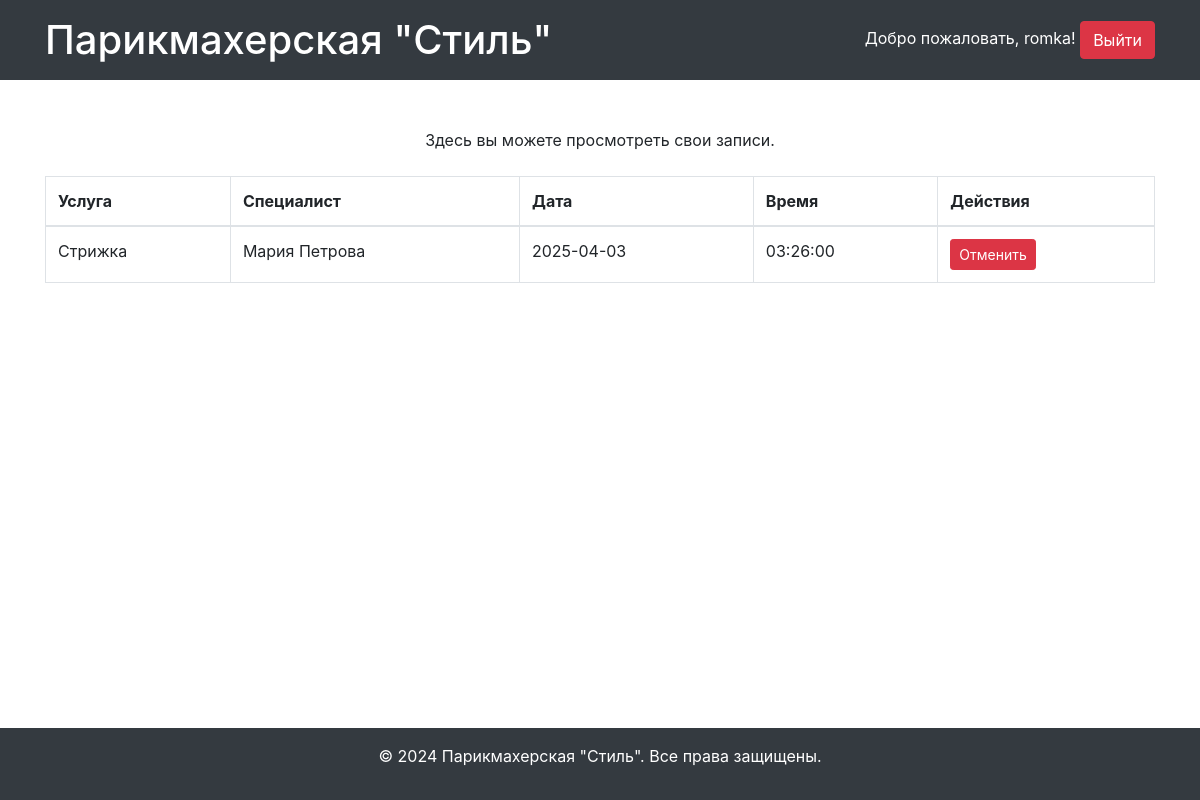
/user_dashboard.php (signed in), run on the app's committed database.
### tables this page shows
CREATE TABLE `users` (
  `user_id` int(11) NOT NULL,
  `name` varchar(255) NOT NULL,
  `login` varchar(255) NOT NULL,
  `password` varchar(255) NOT NULL,
  `photo_file` varchar(255) DEFAULT NULL,
  `role_id` int(11) NOT NULL,
  `active` tinyint(1) DEFAULT '1'
);

CREATE TABLE `appointments` (
  `appointment_id` int(11) NOT NULL,
  `user_id` int(11) NOT NULL,
  `specialist_id` int(11) NOT NULL,
  `service_id` int(11) NOT NULL,
  `date` date NOT NULL,
  `time` time NOT NULL,
  `status_id` int(11) NOT NULL
);

CREATE TABLE `services` (
  `service_id` int(11) NOT NULL,
  `service_name` varchar(255) NOT NULL,
  `price` decimal(10,2) NOT NULL,
  `duration` int(11) NOT NULL COMMENT 'Длительность услуги в минутах',
  `specialist_id` int(11) DEFAULT NULL
);

CREATE TABLE `specialists` (
  `specialist_id` int(11) NOT NULL,
  `name` varchar(255) NOT NULL,
  `expertise` varchar(255) DEFAULT NULL
);

### user_dashboard.php (the view, shortened to what this page needs)
<?php
require_once 'database.php';
$user_id = $_SESSION['user_id'];
$query = $conn->prepare("SELECT name FROM users WHERE user_id = ?");
$query->bind_param("i", $user_id);
$query->execute();
$query->store_result();
$query->bind_result($user_name);
$user_id = $_SESSION['user_id'];
$query = "
    SELECT
        appointments.appointment_id,
        appointments.date,
        appointments.time,
        specialists.name AS specialist_name,
        services.service_name AS service_name
    FROM appointments
    JOIN specialists ON appointments.specialist_id = specialists.specialist_id
    JOIN services ON appointments.service_id = services.service_id
    WHERE appointments.user_id = ?
";
$stmt = $conn->prepare($query);
$stmt->bind_param("i", $user_id);
$stmt->execute();
$result = $stmt->get_result();
$appointments = [];
if ($result->num_rows > 0) {
    while ($row = $result->fetch_assoc()) {
        $appointments[] = $row;
    }
}
?>
<!DOCTYPE html>
<html lang="ru">
<head>
    <link rel="stylesheet" href="https://stackpath.bootstrapcdn.com/bootstrap/4.5.2/css/bootstrap.min.css">
</head>
<body>
    <header class="bg-dark text-white py-3">
        <div class="container d-flex justify-content-between align-items-center">
            <a href="index.php" class="text-decoration-none text-white">
                <h1 class="fs-4 mb-0">Парикмахерская "Стиль"</h1>
            </a>
            <div>
                <span>Добро пожаловать, <?= htmlspecialchars($user_name); ?>!</span>
                <a href="logout.php" class="btn btn-danger">Выйти</a>
            </div>
        </div>
    </header>
    <main class="container mt-5">
        <p class="text-center">Здесь вы можете просмотреть свои записи.</p>
        <?php if (count($appointments) > 0): ?>
            <table class="table table-bordered mt-4">
                <thead>
                    <tr>
                        <th>Услуга</th>
                        <th>Специалист</th>
                        <th>Дата</th>
                        <th>Время</th>
                        <th>Действия</th>
                    </tr>
                </thead>
                <tbody>
                    <?php foreach ($appointments as $appointment): ?>
                        <tr>
                            <td><?= htmlspecialchars($appointment['service_name']); ?></td>
                            <td><?= htmlspecialchars($appointment['specialist_name']); ?></td>
                            <td><?= htmlspecialchars($appointment['date']); ?></td>
                            <td><?= htmlspecialchars($appointment['time']); ?></td>
                            <td>
                                <a href="cancel.php?appointment_id=<?= $appointment['appointment_id']; ?>" class="btn btn-danger btn-sm" onclick="return confirm('Вы уверены, что хотите отменить запись?');">Отменить</a>
                            </td>
                        </tr>
                    <?php endforeach; ?>
                </tbody>
            </table>
        <?php endif; ?>
    </main>
    <footer>
        <p>© 2024 Парикмахерская "Стиль". Все права защищены.</p>
    </footer>
</body>
</html>

### user_dashboard.php (style rules this page uses)
body { display: flex; flex-direction: column; min-height: 100vh; }
main { flex-grow: 1; }
footer { background-color: #343a40; color: white; padding: 1rem 0; position: relative; bottom: 0; width: 100%; text-align: center; }

### data on the page
users: name "romka"
appointments: service.service_name "Стрижка", specialist.name "Мария Петрова", date "2025-04-03", time "03:26:00"
